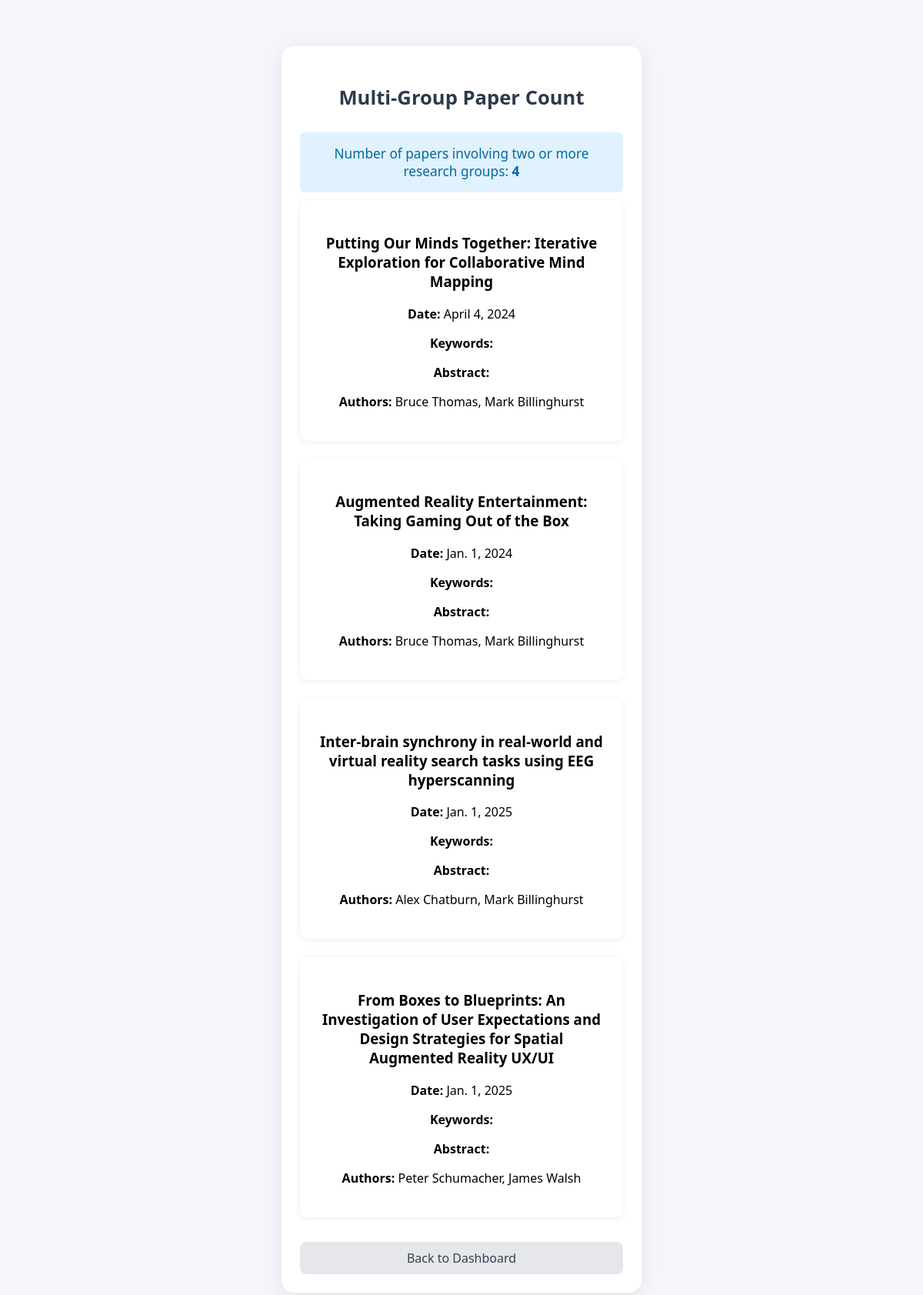
The page /report/multi-group-papers/ on the database as committed earlier.
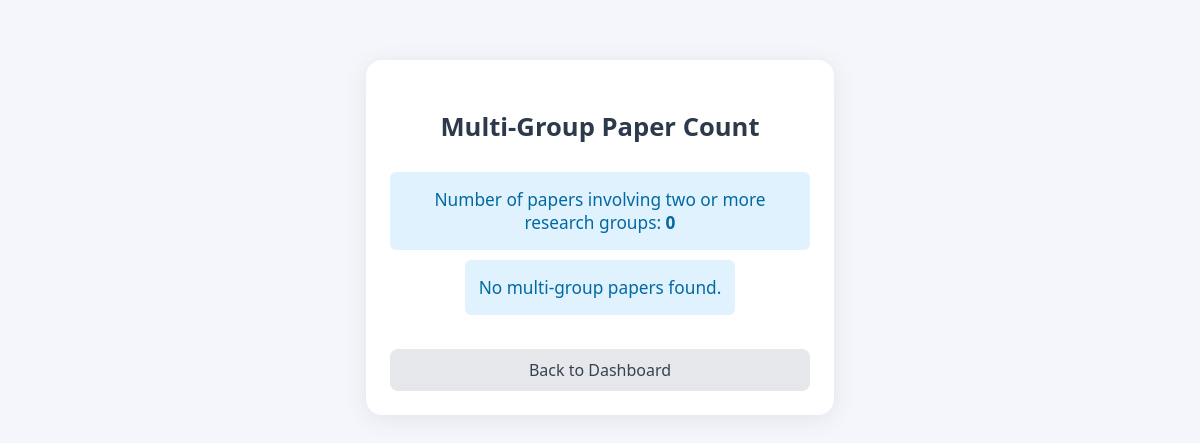
The same page on the database as committed later.
### research/models.py (models this page shows, shortened)
class Publication(models.Model):
    title = models.CharField(max_length=500)
    publication_date = models.DateField()
    keywords = models.TextField(blank=True)
    abstract = models.TextField(blank=True)
    date_added = models.DateTimeField(auto_now_add=True)
    url = models.URLField(max_length=500, blank=True, null=True)
    source = models.CharField(max_length=50, choices=[('Scopus', 'Scopus'), ('Google Scholar', 'Google Scholar'), ('ORCID', 'ORCID')], blank=True, null=True)

class AuthorPublication(models.Model):
    author = models.ForeignKey(Author, on_delete=models.CASCADE)
    publication = models.ForeignKey(Publication, on_delete=models.CASCADE)
    author_order = models.PositiveIntegerField()
    class Meta:
        unique_together = ('author', 'publication', 'author_order')

class Author(models.Model):
    first_name = models.CharField(max_length=100)
    last_name = models.CharField(max_length=100)
    research_group = models.ForeignKey(ResearchGroup, on_delete=models.CASCADE)
    scopus_id = models.CharField(max_length=100, blank=True, null=True)
    scholar_id = models.CharField(max_length=100, blank=True, null=True)
    orcid_id = models.CharField(max_length=100, blank=True, null=True)
    staff_url = models.URLField(max_length=255)
    def __str__(self):
        return f"{self.first_name} {self.last_name}"

### research/views.py (the view)
# urls.py: path('report/multi-group-papers/', views.report_multi_group_papers, name='report_multi_group_papers'),
def report_multi_group_papers(request):
    multi_group_pubs = []
    for pub in Publication.objects.all():
        groups = set(pub.authorpublication_set.select_related('author__research_group').values_list('author__research_group__name', flat=True))
        if len(groups) > 1:
            multi_group_pubs.append(pub)
    count = len(multi_group_pubs)
    return render(request, 'research/report_multi_group_papers.html', {'count': count, 'multi_group_pubs': multi_group_pubs})

### research/templates/research/report_multi_group_papers.html (shortened to what this page needs)
<!DOCTYPE html>
<html lang="en">
  <head>
  </head>
  <body>
    <div class="container">
      <h1>Multi-Group Paper Count</h1>
      <div class="result">
        Number of papers involving two or more research groups:
        <strong>{{ count }}</strong>
      </div>
      {% if multi_group_pubs %}
      <div class="card-grid">
        {% for pub in multi_group_pubs %}
        <div class="card">
          <h3>{{ pub.title }}</h3>
          <p><strong>Date:</strong> {{ pub.publication_date }}</p>
          <p><strong>Keywords:</strong> {{ pub.keywords }}</p>
          <p><strong>Abstract:</strong> {{ pub.abstract|truncatewords:30 }}</p>
          <p><strong>Authors:</strong> {% for ap in pub.authorpublication_set.all %}{{ ap.author }}{% if not forloop.last %}, {% endif %}{% endfor %}</p>
        </div>
        {% endfor %}
      </div>
      {% else %}
      <div class="result">No multi-group papers found.</div>
      {% endif %}
      <a class="back-link" href="{% url 'index' %}">Back to Dashboard</a>
    </div>
  </body>
</html>

Rows that differ between the two databases and show on the page:
removed Publication: title "Putting Our Minds Together: Iterative Exploration for Collaborative Mind Mapping", publication_date "April 4, 2024"
removed AuthorPublication: author "Bruce Thomas", shown under "Putting Our Minds Together: Iterative Exploration for Collaborative Mind Mapping"
removed AuthorPublication: author "Mark Billinghurst", shown under "Putting Our Minds Together: Iterative Exploration for Collaborative Mind Mapping"
removed Publication: title "Augmented Reality Entertainment: Taking Gaming Out of the Box", publication_date "Jan. 1, 2024"
removed AuthorPublication: author "Bruce Thomas", shown under "Augmented Reality Entertainment: Taking Gaming Out of the Box"
removed AuthorPublication: author "Mark Billinghurst", shown under "Augmented Reality Entertainment: Taking Gaming Out of the Box"
removed Publication: title "Inter-brain synchrony in real-world and virtual reality search tasks using EEG hyperscanning", publication_date "Jan. 1, 2025"
removed AuthorPublication: author "Alex Chatburn", shown under "Jan. 1, 2025"
removed AuthorPublication: author "Mark Billinghurst", shown under "Jan. 1, 2025"
removed Publication: title "From Boxes to Blueprints: An Investigation of User Expectations and Design Strategies for Spatial Augmented Reality UX/UI", publication_date "Jan. 1, 2025"
removed AuthorPublication: author "Peter Schumacher", shown under "Jan. 1, 2025"
removed AuthorPublication: author "James Walsh", shown under "Jan. 1, 2025"
Other text that changed with them:
{{ count }}: "4" → "0"
text now shown: "No multi-group papers found."
